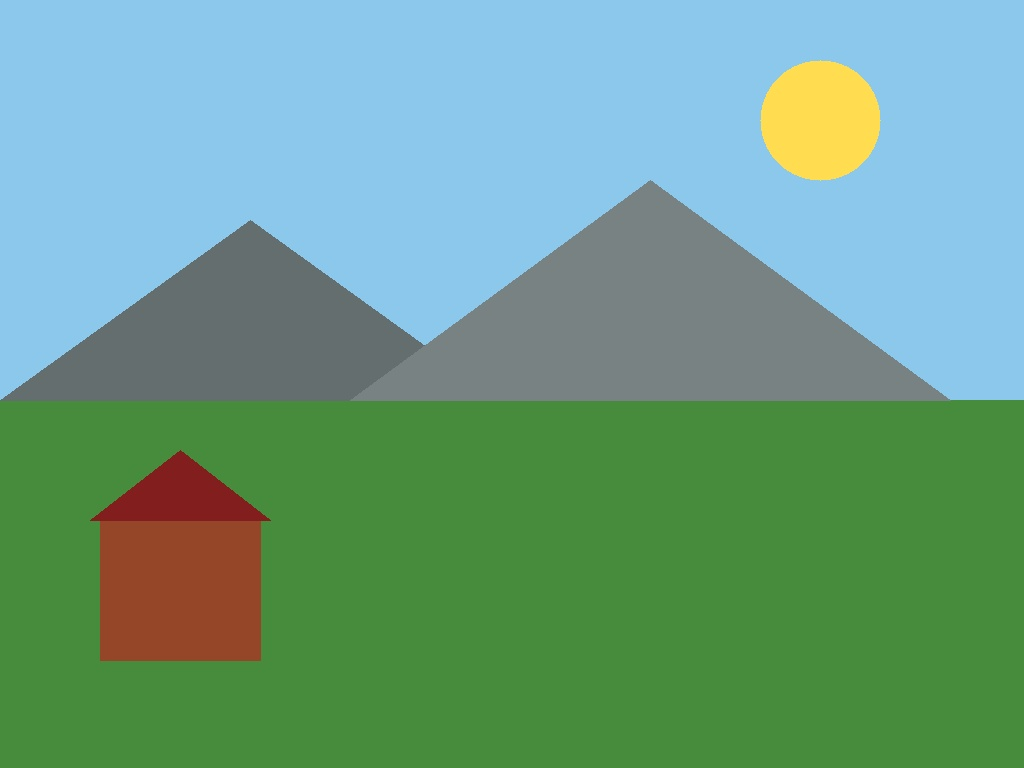
#> input picture day04/images/06_landscape.jpg, 1024 x 768 px
$ python step1.py
#> lines starting #> are read from the running program, lines starting #| are printed output that depends on the picture
import cv2
import numpy as np
import os

img = cv2.imread("images/06_landscape.jpg")
#> img is the input picture: shape (768, 1024, 3); mean B, G, R 133.4, 158, 107.6

ok = cv2.imwrite("images/out.png", img)
print("png saved:", ok, " size:", os.path.getsize("images/out.png"), "bytes")
#| png saved: True  size: 79462 bytes

for q in (90, 50, 10):
    name = f"out_q{q}.jpg"
    cv2.imwrite(name, img, [cv2.IMWRITE_JPEG_QUALITY, q])
    print(name, "size:", os.path.getsize(name), "bytes")

png = cv2.imread("images/out.png")
print("png identical to original:", np.array_equal(png, img))
#| png identical to original: True

for q in (90, 50, 10):
    jpg = cv2.imread(f"out_q{q}.jpg")
    diff = np.abs(jpg.astype(int) - img.astype(int))
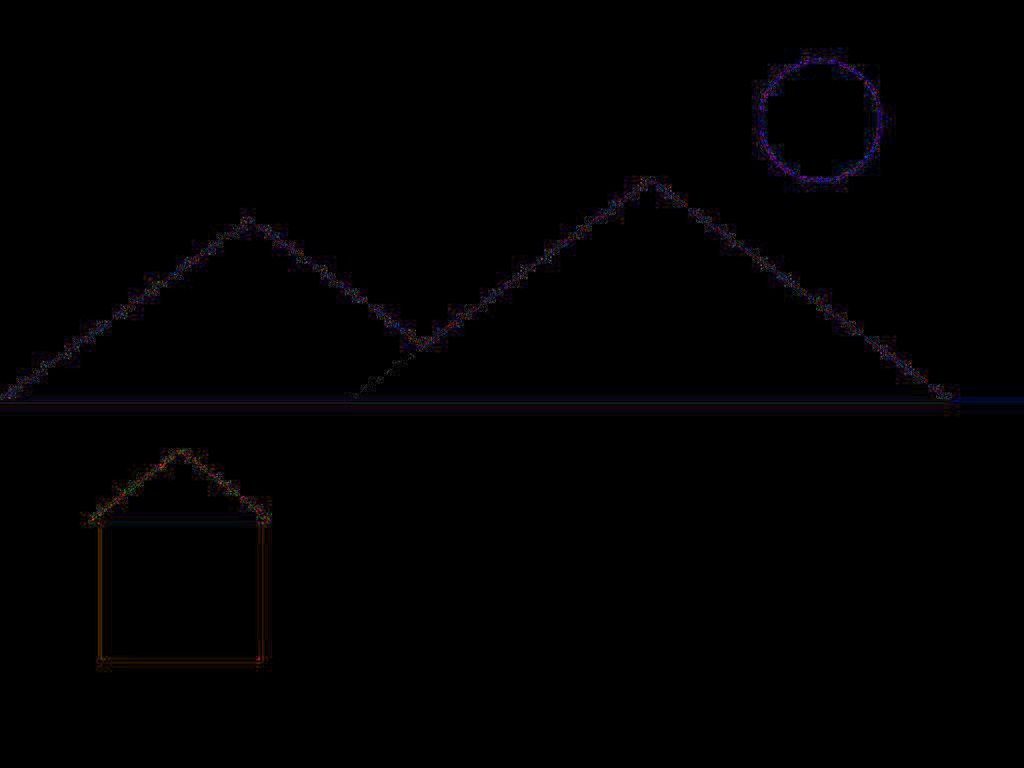
#> diff: shape (768, 1024, 3) int64; mean B, G, R 0.2, 0.2, 0.2; drawn with min black and max white
    print(f"jpg q{q}: identical? {np.array_equal(jpg, img)}   biggest difference: {diff.max()}")
#| jpg q90: identical? False   biggest difference: 41

bad = cv2.imwrite("no_such_folder/x.png", img)
print("save into a missing folder returned:", bad)
#| save into a missing folder returned: True
